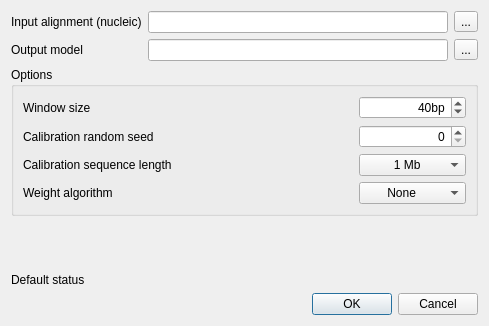
<?xml version="1.0" encoding="UTF-8"?>
<ui version="4.0">
 <class>SiteconBuildDialog</class>
 <widget class="QDialog" name="SiteconBuildDialog">
  <property name="geometry">
   <rect>
    <x>0</x>
    <y>0</y>
    <width>489</width>
    <height>326</height>
   </rect>
  </property>
  <property name="windowTitle">
   <string>SITECON Build</string>
  </property>
  <layout class="QVBoxLayout" name="verticalLayout">
   <item>
    <layout class="QGridLayout" name="gridLayout_2">
     <item row="0" column="0">
      <widget class="QLabel" name="inputLabel">
       <property name="text">
        <string>Input alignment (nucleic)</string>
       </property>
      </widget>
     </item>
     <item row="0" column="1">
      <widget class="QLineEdit" name="inputEdit"/>
     </item>
     <item row="0" column="2">
      <widget class="QToolButton" name="inputButton">
       <property name="text">
        <string>...</string>
       </property>
      </widget>
     </item>
     <item row="1" column="0">
      <widget class="QLabel" name="outputLabel">
       <property name="text">
        <string>Output model</string>
       </property>
      </widget>
     </item>
     <item row="1" column="1">
      <widget class="QLineEdit" name="outputEdit"/>
     </item>
     <item row="1" column="2">
      <widget class="QToolButton" name="outputButton">
       <property name="text">
        <string>...</string>
       </property>
      </widget>
     </item>
    </layout>
   </item>
   <item>
    <widget class="QGroupBox" name="optionsBox">
     <property name="title">
      <string>Options</string>
     </property>
     <layout class="QGridLayout" name="gridLayout">
      <item row="0" column="0">
       <widget class="QLabel" name="windowSizeLabel">
        <property name="toolTip">
         <string>Window is used to pick out the most important alignment region and is located at the center of the alignment.
           Must be: windows size is not greater than TFBS alignment length,
           recommended: windows size is not greater than 50 bp.</string>
        </property>
        <property name="text">
         <string>Window size</string>
        </property>
       </widget>
      </item>
      <item row="0" column="1">
       <spacer name="horizontalSpacer_2">
        <property name="orientation">
         <enum>Qt::Horizontal</enum>
        </property>
        <property name="sizeHint" stdset="0">
         <size>
          <width>40</width>
          <height>20</height>
         </size>
        </property>
       </spacer>
      </item>
      <item row="0" column="2">
       <widget class="QSpinBox" name="windowSizeSpin">
        <property name="minimumSize">
         <size>
          <width>70</width>
          <height>0</height>
         </size>
        </property>
        <property name="toolTip">
         <string>Window is used to pick out the most important alignment region and is located at the center of the alignment.
           Must be: windows size is not greater than TFBS alignment length,
           recommended: windows size is not greater than 50 bp.</string>
        </property>
        <property name="alignment">
         <set>Qt::AlignRight|Qt::AlignTrailing|Qt::AlignVCenter</set>
        </property>
        <property name="suffix">
         <string>bp</string>
        </property>
        <property name="minimum">
         <number>1</number>
        </property>
        <property name="maximum">
         <number>1000</number>
        </property>
        <property name="value">
         <number>40</number>
        </property>
       </widget>
      </item>
      <item row="1" column="0">
       <widget class="QLabel" name="windowSizeLabel_2">
        <property name="toolTip">
         <string>The random seed, where &lt;n&gt; is a positive integer. You can use this option to generate reproducible results for different runs on the same data.</string>
        </property>
        <property name="text">
         <string>Calibration random seed</string>
        </property>
       </widget>
      </item>
      <item row="1" column="1">
       <spacer name="horizontalSpacer_3">
        <property name="orientation">
         <enum>Qt::Horizontal</enum>
        </property>
        <property name="sizeHint" stdset="0">
         <size>
          <width>207</width>
          <height>20</height>
         </size>
        </property>
       </spacer>
      </item>
      <item row="1" column="2">
       <widget class="QSpinBox" name="seedSpin">
        <property name="minimumSize">
         <size>
          <width>64</width>
          <height>0</height>
         </size>
        </property>
        <property name="toolTip">
         <string>The random seed, where &lt;n&gt; is a positive integer. You can use this option to generate reproducible results for different runs on the same data.</string>
        </property>
        <property name="alignment">
         <set>Qt::AlignRight|Qt::AlignTrailing|Qt::AlignVCenter</set>
        </property>
        <property name="suffix">
         <string/>
        </property>
        <property name="minimum">
         <number>0</number>
        </property>
        <property name="maximum">
         <number>2000000000</number>
        </property>
        <property name="value">
         <number>0</number>
        </property>
       </widget>
      </item>
      <item row="2" column="0">
       <widget class="QLabel" name="windowSizeLabel_3">
        <property name="toolTip">
         <string>Length of random synthetic sequences used to calibrate the profile. Should not be less than window size.</string>
        </property>
        <property name="text">
         <string>Calibration sequence length</string>
        </property>
       </widget>
      </item>
      <item row="2" column="1">
       <spacer name="horizontalSpacer_4">
        <property name="orientation">
         <enum>Qt::Horizontal</enum>
        </property>
        <property name="sizeHint" stdset="0">
         <size>
          <width>244</width>
          <height>20</height>
         </size>
        </property>
       </spacer>
      </item>
      <item row="2" column="2">
       <widget class="QComboBox" name="calibrationSeqLenBox">
        <property name="toolTip">
         <string>Length of random synthetic sequences used to calibrate the profile. Should not be less than window size.</string>
        </property>
        <property name="layoutDirection">
         <enum>Qt::LeftToRight</enum>
        </property>
        <property name="styleSheet">
         <string notr="true"/>
        </property>
        <property name="currentIndex">
         <number>2</number>
        </property>
        <item>
         <property name="text">
          <string>       100 Kb</string>
         </property>
        </item>
        <item>
         <property name="text">
          <string>       500 Kb</string>
         </property>
        </item>
        <item>
         <property name="text">
          <string>         1 Mb</string>
         </property>
        </item>
        <item>
         <property name="text">
          <string>         5 Mb</string>
         </property>
        </item>
       </widget>
      </item>
      <item row="3" column="0">
       <widget class="QLabel" name="label">
        <property name="toolTip">
         <string>Optional feature, in most cases applying no weight will fit. In some cases choosing algorithm 2 will increase the recognition quality.</string>
        </property>
        <property name="text">
         <string>Weight algorithm</string>
        </property>
       </widget>
      </item>
      <item row="3" column="1">
       <spacer name="horizontalSpacer_5">
        <property name="orientation">
         <enum>Qt::Horizontal</enum>
        </property>
        <property name="sizeHint" stdset="0">
         <size>
          <width>234</width>
          <height>20</height>
         </size>
        </property>
       </spacer>
      </item>
      <item row="3" column="2">
       <widget class="QComboBox" name="weightAlgCombo">
        <property name="toolTip">
         <string>Optional feature, in most cases applying no weight will fit. In some cases choosing algorithm 2 will increase the recognition quality.</string>
        </property>
        <property name="layoutDirection">
         <enum>Qt::LeftToRight</enum>
        </property>
        <item>
         <property name="text">
          <string>       None</string>
         </property>
        </item>
        <item>
         <property name="text">
          <string>  Algorithm N2</string>
         </property>
        </item>
       </widget>
      </item>
     </layout>
    </widget>
   </item>
   <item>
    <spacer name="verticalSpacer">
     <property name="orientation">
      <enum>Qt::Vertical</enum>
     </property>
     <property name="sizeHint" stdset="0">
      <size>
       <width>20</width>
       <height>10</height>
      </size>
     </property>
    </spacer>
   </item>
   <item>
    <layout class="QHBoxLayout" name="horizontalLayout">
     <item>
      <widget class="QLabel" name="statusLabel">
       <property name="text">
        <string>Default status</string>
       </property>
      </widget>
     </item>
    </layout>
   </item>
   <item>
    <widget class="QDialogButtonBox" name="buttonBox">
     <property name="standardButtons">
      <set>QDialogButtonBox::Cancel|QDialogButtonBox::Ok</set>
     </property>
    </widget>
   </item>
  </layout>
 </widget>
 <resources/>
 <connections>
  <connection>
   <sender>buttonBox</sender>
   <signal>rejected()</signal>
   <receiver>SiteconBuildDialog</receiver>
   <slot>reject()</slot>
   <hints>
    <hint type="sourcelabel">
     <x>244</x>
     <y>222</y>
    </hint>
    <hint type="destinationlabel">
     <x>244</x>
     <y>121</y>
    </hint>
   </hints>
  </connection>
 </connections>
</ui>
